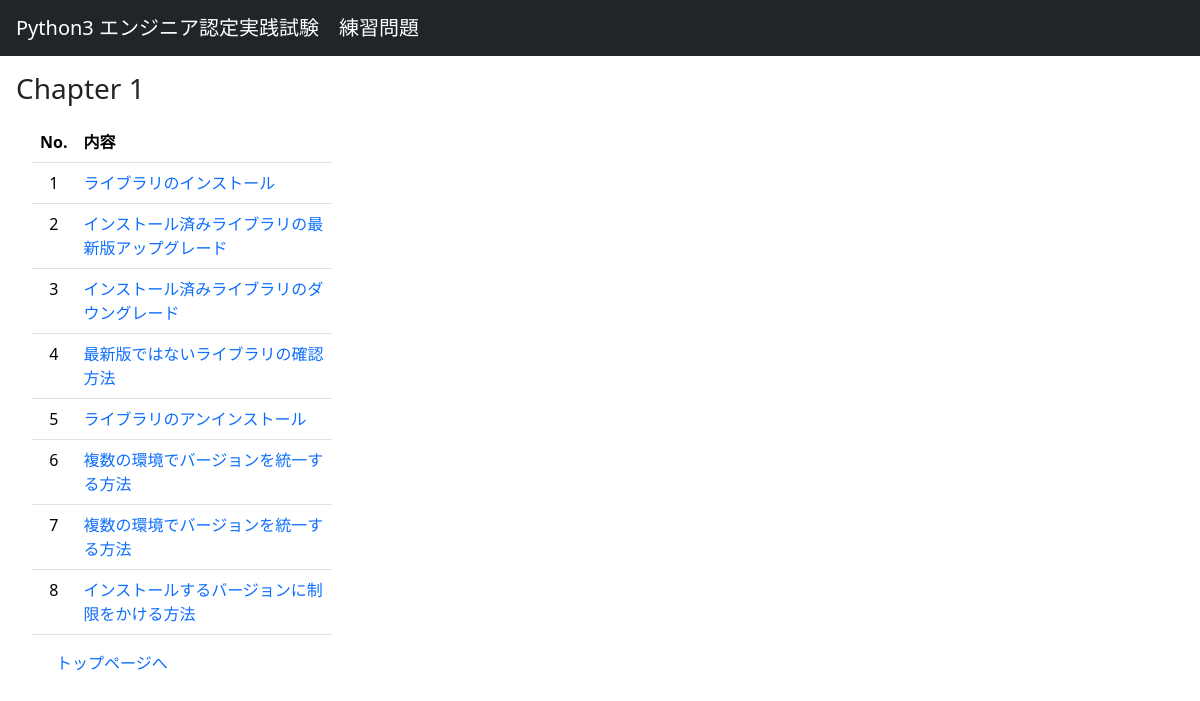
The app's page /quiz/1/ with its own data.
### quiz/models.py (models this page shows, shortened)
class Quiz(models.Model):
    chapter = models.IntegerField()
    number =  models.IntegerField()
    about = models.TextField()
    question = models.TextField()
    optionA = models.TextField()
    optionB = models.TextField()
    optionC = models.TextField()
    optionD = models.TextField()
    correctanswer = models.CharField(max_length=5)
    explanation = models.TextField()

### quiz/views.py (the view)
# urls.py: path('<int:chapter>/', quiz_chapter_view, name="chapter"),
def quiz_chapter_view(request, chapter):
    object_list = Quiz.objects.filter(chapter=chapter)
    context = {'object_list': object_list, 'chapter': chapter}
    return render(request, 'quiz/chapter.html', context)

### quiz/templates/quiz/chapter.html (shortened to what this page needs)
{% extends 'base.html' %}
{% block content %}
<div class="col-md-6 m-3">
<h3>Chapter {{ chapter }}</h3>
<div class="col-md-6 m-3">
<table class="table">
  <tr><th class="text-center">No.</th><th>内容</th></tr>
  {% for object in object_list %}
  <tr><td class="text-center">{{ object.number }}</td><td><a href="{% url 'quiz' object.chapter object.number %}">{{ object.about }}</a></td></tr>
  {% endfor %}
</table>
<a href="{% url 'quiz_top' %}" class="m-4">トップページへ</a>
</div>
{% endblock content %}

### templates/base.html (shortened to what this page needs)
{% load static %}
{% load django_bootstrap5 %}
<!DOCTYPE html>
<html>
<head>
  {% bootstrap_css %}
  <link rel="stylesheet" type="text/css" href="{% static 'quiz/css/style.css' %}">
</head>
<body>
  <nav class="navbar navbar-dark bg-dark sticky-top">
    <a href="{% url 'quiz_top' %}" class="navbar-brand mx-3">Python3 エンジニア認定実践試験　練習問題</a>
  </nav>
  {% block content %}{% endblock content %}
</body>
</html>

### quiz/static/quiz/css/style.css (style rules this page uses)
a { text-decoration: none; }

### records on screen
Quiz: number "1", about "ライブラリのインストール"
Quiz: number "2", about "インストール済みライブラリの最新版アップグレード"
Quiz: number "3", about "インストール済みライブラリのダウングレード"
Quiz: number "4", about "最新版ではないライブラリの確認方法"
Quiz: number "5", about "ライブラリのアンインストール"
Quiz: number "6", about "複数の環境でバージョンを統一する方法"
Quiz: number "7", about "複数の環境でバージョンを統一する方法"
Quiz: number "8", about "インストールするバージョンに制限をかける方法"

### other values on screen
{{ chapter }} "1"
